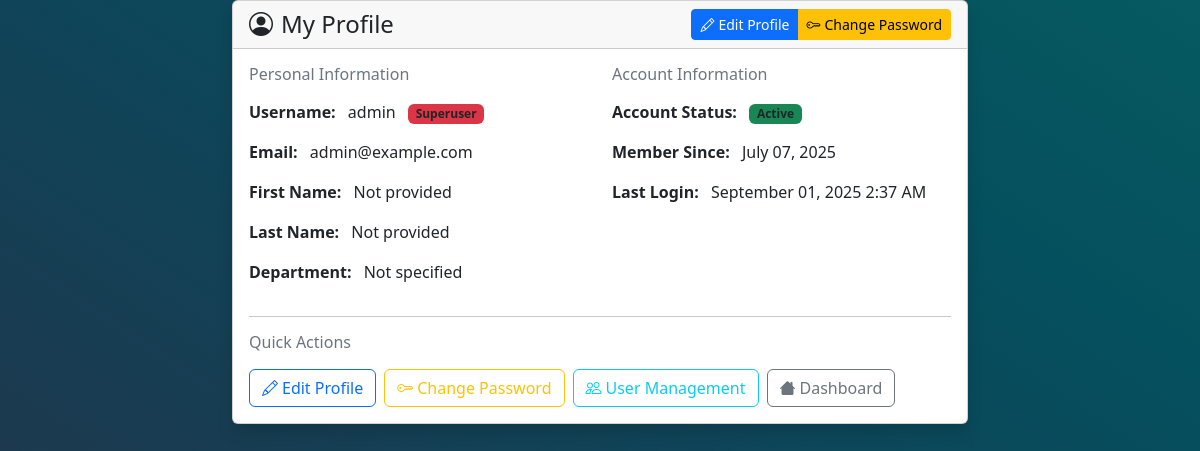
Before: /user-accounts/profile/ (signed in) with the older database file.
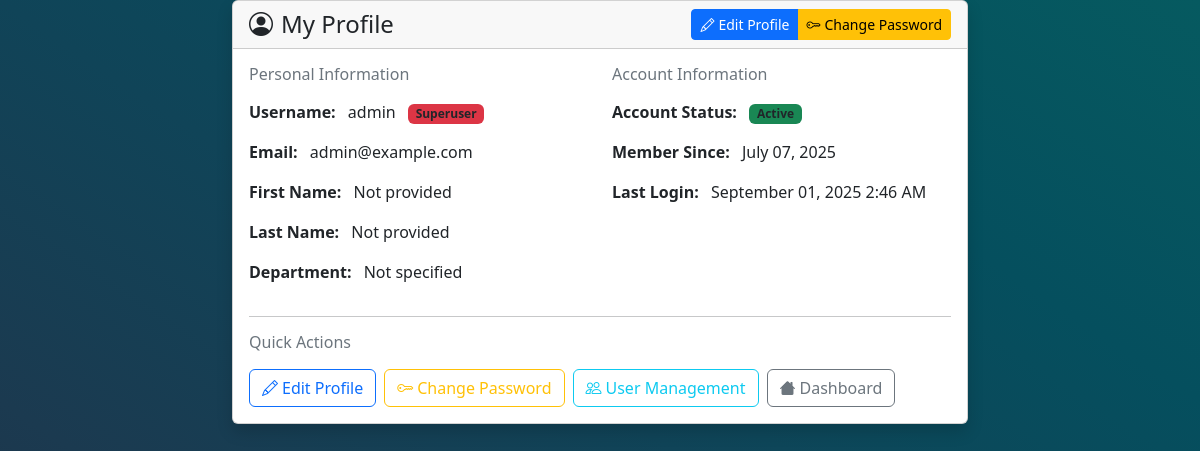
After: the same page with the newer database file.
### accounts/models.py (models this page shows, shortened)
class User(AbstractUser):
    department = models.CharField(max_length=100, null=True, blank=True)
    groups = models.ManyToManyField(
        'auth.Group',
        related_name='custom_user_groups',
        blank=True,
        help_text='The groups this user belongs to.'
    )
    user_permissions = models.ManyToManyField(
        'auth.Permission',
        related_name='custom_user_permissions',
        blank=True,
        help_text='Specific permissions for this user.'
    )

### accounts/views.py (the view)
# urls.py: path('profile/', views.profile_view, name='profile'),
@login_required
def profile_view(request):
    return render(request, 'accounts/profile.html', {'user': request.user})

### templates/accounts/profile.html (shortened to what this page needs)
{% extends "base.html" %}
{% block content %}
<div class="container">
    <div class="row justify-content-center">
        <div class="col-md-8">
            <div class="card shadow">
                <div class="card-header d-flex justify-content-between align-items-center">
                    <h4 class="mb-0">
                        <i class="bi bi-person-circle me-2"></i>My Profile
                    </h4>
                    <div class="btn-group" role="group">
                        <a href="{% url 'accounts:user_detail' user.pk %}" class="btn btn-primary btn-sm">
                            <i class="bi bi-pencil me-1"></i>Edit Profile
                        </a>
                        <a href="{% url 'accounts:change_password' %}" class="btn btn-warning btn-sm">
                            <i class="bi bi-key me-1"></i>Change Password
                        </a>
                    </div>
                </div>
                <div class="card-body">
                    <div class="row">
                        <div class="col-md-6">
                            <h6 class="text-muted mb-3">Personal Information</h6>
                            <div class="mb-3">
                                <strong>Username:</strong>
                                <span class="ms-2">{{ user.username }}</span>
                                {% if user.is_superuser %}
                                    <span class="badge bg-danger ms-2">Superuser</span>
                                {% elif user.is_staff %}
                                    <span class="badge bg-warning">Staff</span>
                                {% endif %}
                            </div>
                            <div class="mb-3">
                                <strong>Email:</strong>
                                <span class="ms-2">{{ user.email|default:"Not provided" }}</span>
                            </div>
                            <div class="mb-3">
                                <strong>First Name:</strong>
                                <span class="ms-2">{{ user.first_name|default:"Not provided" }}</span>
                            </div>
                            <div class="mb-3">
                                <strong>Last Name:</strong>
                                <span class="ms-2">{{ user.last_name|default:"Not provided" }}</span>
                            </div>
                            <div class="mb-3">
                                <strong>Department:</strong>
                                <span class="ms-2">{{ user.department|default:"Not specified" }}</span>
                            </div>
                        </div>
                        <div class="col-md-6">
                            <h6 class="text-muted mb-3">Account Information</h6>
                            <div class="mb-3">
                                <strong>Account Status:</strong>
                                {% if user.is_active %}
                                    <span class="badge bg-success ms-2">Active</span>
                                {% else %}
                                    <span class="badge bg-danger ms-2">Inactive</span>
                                {% endif %}
                            </div>
                            <div class="mb-3">
                                <strong>Member Since:</strong>
                                <span class="ms-2">{{ user.date_joined|date:"F d, Y" }}</span>
                            </div>
                            <div class="mb-3">
                                <strong>Last Login:</strong>
                                <span class="ms-2">{{ user.last_login|date:"F d, Y g:i A"|default:"Never" }}</span>
                            </div>
                        </div>
                    </div>
                    <hr>
                    <div class="row">
                        <div class="col-12">
                            <h6 class="text-muted mb-3">Quick Actions</h6>
                            <div class="d-flex flex-wrap gap-2">
                                <a href="{% url 'accounts:user_detail' user.pk %}" class="btn btn-outline-primary">
                                    <i class="bi bi-pencil me-1"></i>Edit Profile
                                </a>
                                <a href="{% url 'accounts:change_password' %}" class="btn btn-outline-warning">
                                    <i class="bi bi-key me-1"></i>Change Password
                                </a>
                                {% if user.is_superuser or user.is_staff %}
                                <a href="{% url 'accounts:user_dashboard' %}" class="btn btn-outline-info">
                                    <i class="bi bi-people me-1"></i>User Management
                                </a>
                                {% endif %}
                                <a href="{% url 'main_dashboard' %}" class="btn btn-outline-secondary">
                                    <i class="bi bi-house me-1"></i>Dashboard
                                </a>
                            </div>
                        </div>
                    </div>
                </div>
            </div>
        </div>
    </div>
</div>
{% endblock %}

### templates/base.html (shortened to what this page needs)
{% load static %}
<!DOCTYPE html>
<html lang="en">
<head>
    <link href="{% static 'css/vendor/tailwind.min.css' %}" rel="stylesheet" />
    <link href="{% static 'css/tailwind-reset.css' %}" rel="stylesheet" />
    <link href="{% static 'css/vendor/bootstrap.min.css' %}" rel="stylesheet" />
    <link rel="stylesheet" href="{% static 'css/vendor/bootstrap-icons.css' %}" />
    <link rel="stylesheet" href="{% static 'css/vendor/fontawesome.min.css' %}" />
    <link href="{% static 'css/styles.css' %}" rel="stylesheet" />
    <link href="{% static 'css/text-contrast.css' %}" rel="stylesheet" />
</head>
<body hx-headers='{"X-CSRFToken": "{{ csrf_token }}"}'>
    {% block content %}
    {% endblock %}
</body>
</html>

### static/css/styles.css (style rules this page uses)
body { background-image: linear-gradient(to right top, #212f45, #1b3a50, #104458, #054f5e, #065a60); min-height: 100vh; }

### static/css/text-contrast.css (style rules this page uses)
.bg-white, .card-body, .card, .table, .form-control, .form-select, .list-group-item, .modal-content, .dropdown-menu { color: #212529 !important; }
.bg-white h1, .bg-white h2, .bg-white h3, .bg-white h4, .bg-white h5, .bg-white h6, .card h1, .card h2, .card h3, .card h4, .card h5, .card h6, .table h1, .table h2, .table h3, .table h4, .table h5, .table h6, .modal-content h1, .modal-content h2, .modal-content h3, .modal-content h4, .modal-content h5, .modal-content h6 { color: #212529 !important; }
.bg-white p, .bg-white span, .bg-white div, .bg-white td, .bg-white th, .bg-white label, .card p, .card span, .card div, .card td, .card th, .card label, .table p, .table span, .table div, .table td, .table th, .table label, .modal-content p, .modal-content span, .modal-content div, .modal-content td, .modal-content th, .modal-content label { color: #212529 !important; }
.container, .container-fluid, .row, .col { color: inherit; }
.bg-white .text-muted, .card .text-muted, .modal-content .text-muted { color: #6c757d !important; }

Changed rows visible on the page:
changed User "admin": last_login "September 01, 2025 2:37 AM" → "September 01, 2025 2:46 AM"
